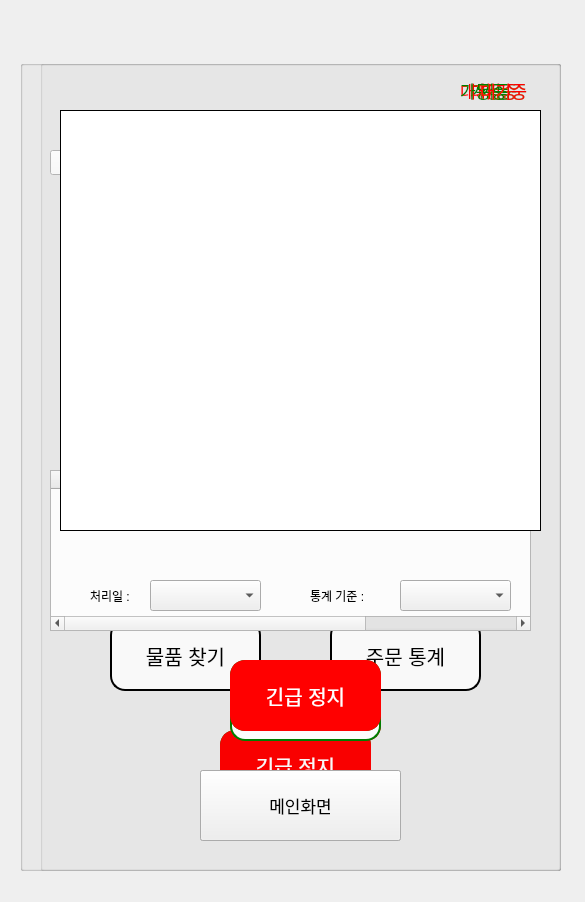
<?xml version="1.0" encoding="UTF-8"?>
<ui version="4.0">
 <class>Dialog</class>
 <widget class="QDialog" name="Dialog">
  <property name="geometry">
   <rect>
    <x>0</x>
    <y>0</y>
    <width>585</width>
    <height>902</height>
   </rect>
  </property>
  <property name="windowTitle">
   <string>Dialog</string>
  </property>
  <property name="styleSheet">
   <string notr="true"/>
  </property>
  <widget class="QGroupBox" name="group1">
   <property name="geometry">
    <rect>
     <x>20</x>
     <y>60</y>
     <width>541</width>
     <height>811</height>
    </rect>
   </property>
   <property name="styleSheet">
    <string notr="true"/>
   </property>
   <property name="title">
    <string/>
   </property>
   <widget class="QPushButton" name="pushStat">
    <property name="geometry">
     <rect>
      <x>310</x>
      <y>560</y>
      <width>151</width>
      <height>71</height>
     </rect>
    </property>
    <property name="font">
     <font>
      <pointsize>15</pointsize>
     </font>
    </property>
    <property name="styleSheet">
     <string notr="true">QWidget{border-radius : 15px; background-color : white; border : 2px solid black; color : black;}
QWidget:hover{background-color : rgb(200, 200, 200);}
QWidget:pressed{background-color:rgb(50, 50, 50);}</string>
    </property>
    <property name="text">
     <string>주문 통계</string>
    </property>
   </widget>
   <widget class="QPushButton" name="pushStart">
    <property name="geometry">
     <rect>
      <x>200</x>
      <y>670</y>
      <width>151</width>
      <height>71</height>
     </rect>
    </property>
    <property name="font">
     <font>
      <pointsize>15</pointsize>
     </font>
    </property>
    <property name="styleSheet">
     <string notr="true">QWidget{border-radius : 15px; background-color : white; border : 2px solid green; color : green;}
QWidget:hover{background-color: rgb(151, 206, 132);}
QWidget:pressed{background-color : rgb(0, 100, 0);}</string>
    </property>
    <property name="text">
     <string>가동</string>
    </property>
   </widget>
   <widget class="QPushButton" name="pushSearch">
    <property name="geometry">
     <rect>
      <x>90</x>
      <y>560</y>
      <width>151</width>
      <height>71</height>
     </rect>
    </property>
    <property name="font">
     <font>
      <pointsize>15</pointsize>
     </font>
    </property>
    <property name="styleSheet">
     <string notr="true">QWidget{border-radius : 15px; background-color : white; border : 2px solid black; color : black;}
QWidget:hover{background-color : rgb(200, 200, 200);}
QWidget:pressed{background-color:rgb(50, 50, 50);}</string>
    </property>
    <property name="text">
     <string>물품 찾기</string>
    </property>
   </widget>
   <widget class="QPushButton" name="pushStop">
    <property name="geometry">
     <rect>
      <x>200</x>
      <y>670</y>
      <width>151</width>
      <height>71</height>
     </rect>
    </property>
    <property name="font">
     <font>
      <pointsize>15</pointsize>
     </font>
    </property>
    <property name="styleSheet">
     <string notr="true">QWidget{border-radius : 15px; background-color : red; border : 2px solid red; color : white;}
QWidget:hover{background-color: rgb(240, 141, 141);}
QWidget:pressed{background-color: rgb(164, 7, 7);}</string>
    </property>
    <property name="text">
     <string>긴급 정지</string>
    </property>
   </widget>
   <widget class="QLabel" name="labelOn">
    <property name="geometry">
     <rect>
      <x>450</x>
      <y>20</y>
      <width>51</width>
      <height>20</height>
     </rect>
    </property>
    <property name="font">
     <font>
      <pointsize>13</pointsize>
     </font>
    </property>
    <property name="styleSheet">
     <string notr="true">color : green;</string>
    </property>
    <property name="text">
     <string>가동중</string>
    </property>
   </widget>
   <widget class="QLabel" name="labelOff">
    <property name="geometry">
     <rect>
      <x>450</x>
      <y>20</y>
      <width>51</width>
      <height>20</height>
     </rect>
    </property>
    <property name="font">
     <font>
      <pointsize>13</pointsize>
     </font>
    </property>
    <property name="styleSheet">
     <string notr="true">color : red;</string>
    </property>
    <property name="text">
     <string>대기중</string>
    </property>
   </widget>
   <widget class="QLabel" name="label_2">
    <property name="geometry">
     <rect>
      <x>360</x>
      <y>130</y>
      <width>91</width>
      <height>61</height>
     </rect>
    </property>
    <property name="font">
     <font>
      <family>Vemana2000</family>
      <pointsize>30</pointsize>
      <weight>75</weight>
      <italic>true</italic>
      <bold>true</bold>
     </font>
    </property>
    <property name="styleSheet">
     <string notr="true">color: rgb(9, 18, 106);</string>
    </property>
    <property name="text">
     <string>가산</string>
    </property>
   </widget>
   <widget class="QLabel" name="label_3">
    <property name="geometry">
     <rect>
      <x>60</x>
      <y>50</y>
      <width>211</width>
      <height>281</height>
     </rect>
    </property>
    <property name="text">
     <string/>
    </property>
    <property name="textFormat">
     <enum>Qt::PlainText</enum>
    </property>
    <property name="pixmap">
     <pixmap resource="../data/resources.qrc">:/icon/mail.png</pixmap>
    </property>
    <property name="scaledContents">
     <bool>true</bool>
    </property>
   </widget>
   <widget class="QLabel" name="label_4">
    <property name="geometry">
     <rect>
      <x>360</x>
      <y>180</y>
      <width>101</width>
      <height>81</height>
     </rect>
    </property>
    <property name="font">
     <font>
      <family>Vemana2000</family>
      <pointsize>30</pointsize>
      <weight>75</weight>
      <italic>true</italic>
      <bold>true</bold>
     </font>
    </property>
    <property name="styleSheet">
     <string notr="true">color: rgb(9, 18, 106);</string>
    </property>
    <property name="text">
     <string>HUB</string>
    </property>
   </widget>
   <widget class="QLabel" name="labelhub1">
    <property name="geometry">
     <rect>
      <x>100</x>
      <y>380</y>
      <width>71</width>
      <height>71</height>
     </rect>
    </property>
    <property name="font">
     <font>
      <pointsize>14</pointsize>
     </font>
    </property>
    <property name="styleSheet">
     <string notr="true">border-radius : 30px; background-color : white;</string>
    </property>
    <property name="frameShape">
     <enum>QFrame::StyledPanel</enum>
    </property>
    <property name="text">
     <string>Hub 1</string>
    </property>
    <property name="alignment">
     <set>Qt::AlignCenter</set>
    </property>
   </widget>
   <widget class="QLabel" name="labelhub11">
    <property name="geometry">
     <rect>
      <x>90</x>
      <y>470</y>
      <width>91</width>
      <height>31</height>
     </rect>
    </property>
    <property name="font">
     <font>
      <pointsize>13</pointsize>
     </font>
    </property>
    <property name="frameShape">
     <enum>QFrame::NoFrame</enum>
    </property>
    <property name="text">
     <string/>
    </property>
    <property name="alignment">
     <set>Qt::AlignCenter</set>
    </property>
   </widget>
   <widget class="QLabel" name="labelhub2">
    <property name="geometry">
     <rect>
      <x>250</x>
      <y>380</y>
      <width>71</width>
      <height>71</height>
     </rect>
    </property>
    <property name="font">
     <font>
      <pointsize>14</pointsize>
     </font>
    </property>
    <property name="styleSheet">
     <string notr="true">border-radius : 30px; background-color : white; </string>
    </property>
    <property name="frameShape">
     <enum>QFrame::StyledPanel</enum>
    </property>
    <property name="text">
     <string>Hub 2</string>
    </property>
    <property name="alignment">
     <set>Qt::AlignCenter</set>
    </property>
   </widget>
   <widget class="QLabel" name="labelhub3">
    <property name="geometry">
     <rect>
      <x>400</x>
      <y>380</y>
      <width>71</width>
      <height>71</height>
     </rect>
    </property>
    <property name="font">
     <font>
      <pointsize>14</pointsize>
     </font>
    </property>
    <property name="styleSheet">
     <string notr="true">border-radius : 30px; background-color : white; </string>
    </property>
    <property name="frameShape">
     <enum>QFrame::StyledPanel</enum>
    </property>
    <property name="text">
     <string>Hub 3</string>
    </property>
    <property name="alignment">
     <set>Qt::AlignCenter</set>
    </property>
   </widget>
   <widget class="QLabel" name="labelhub22">
    <property name="geometry">
     <rect>
      <x>240</x>
      <y>470</y>
      <width>91</width>
      <height>31</height>
     </rect>
    </property>
    <property name="font">
     <font>
      <pointsize>13</pointsize>
     </font>
    </property>
    <property name="frameShape">
     <enum>QFrame::NoFrame</enum>
    </property>
    <property name="text">
     <string/>
    </property>
    <property name="alignment">
     <set>Qt::AlignCenter</set>
    </property>
   </widget>
   <widget class="QLabel" name="labelhub33">
    <property name="geometry">
     <rect>
      <x>390</x>
      <y>470</y>
      <width>91</width>
      <height>31</height>
     </rect>
    </property>
    <property name="font">
     <font>
      <pointsize>13</pointsize>
     </font>
    </property>
    <property name="frameShape">
     <enum>QFrame::NoFrame</enum>
    </property>
    <property name="text">
     <string/>
    </property>
    <property name="alignment">
     <set>Qt::AlignCenter</set>
    </property>
   </widget>
   <widget class="QLabel" name="label_5">
    <property name="geometry">
     <rect>
      <x>310</x>
      <y>296</y>
      <width>71</width>
      <height>31</height>
     </rect>
    </property>
    <property name="font">
     <font>
      <pointsize>14</pointsize>
     </font>
    </property>
    <property name="text">
     <string>분류 중 : </string>
    </property>
   </widget>
   <widget class="QLabel" name="label_6">
    <property name="geometry">
     <rect>
      <x>390</x>
      <y>296</y>
      <width>111</width>
      <height>31</height>
     </rect>
    </property>
    <property name="font">
     <font>
      <pointsize>14</pointsize>
     </font>
    </property>
    <property name="text">
     <string/>
    </property>
   </widget>
  </widget>
  <widget class="QGroupBox" name="group2">
   <property name="geometry">
    <rect>
     <x>20</x>
     <y>60</y>
     <width>541</width>
     <height>811</height>
    </rect>
   </property>
   <property name="styleSheet">
    <string notr="true"/>
   </property>
   <property name="title">
    <string/>
   </property>
   <widget class="QPushButton" name="pushSearch2">
    <property name="geometry">
     <rect>
      <x>100</x>
      <y>300</y>
      <width>311</width>
      <height>91</height>
     </rect>
    </property>
    <property name="font">
     <font>
      <pointsize>15</pointsize>
     </font>
    </property>
    <property name="styleSheet">
     <string notr="true">QWidget{border-radius :35px; border : 1px solid black; background-color : white; }
QWidget:hover{background-color : rgb(200, 200, 200);}
QWidget:pressed{background-color:rgb(50, 50, 50);}</string>
    </property>
    <property name="text">
     <string>SEARCH</string>
    </property>
   </widget>
   <widget class="QTableWidget" name="tableWidget">
    <property name="geometry">
     <rect>
      <x>30</x>
      <y>410</y>
      <width>481</width>
      <height>161</height>
     </rect>
    </property>
    <column>
     <property name="text">
      <string>size</string>
     </property>
    </column>
    <column>
     <property name="text">
      <string>hub</string>
     </property>
    </column>
    <column>
     <property name="text">
      <string>state</string>
     </property>
    </column>
    <column>
     <property name="text">
      <string>treatment</string>
     </property>
    </column>
    <column>
     <property name="text">
      <string>start_time</string>
     </property>
    </column>
    <column>
     <property name="text">
      <string>end_time</string>
     </property>
    </column>
   </widget>
   <widget class="QComboBox" name="cbSize">
    <property name="geometry">
     <rect>
      <x>110</x>
      <y>180</y>
      <width>131</width>
      <height>31</height>
     </rect>
    </property>
   </widget>
   <widget class="QComboBox" name="cbHub">
    <property name="geometry">
     <rect>
      <x>350</x>
      <y>180</y>
      <width>131</width>
      <height>31</height>
     </rect>
    </property>
   </widget>
   <widget class="QDateTimeEdit" name="editStart">
    <property name="geometry">
     <rect>
      <x>140</x>
      <y>90</y>
      <width>161</width>
      <height>31</height>
     </rect>
    </property>
    <property name="date">
     <date>
      <year>2024</year>
      <month>3</month>
      <day>7</day>
     </date>
    </property>
    <property name="displayFormat">
     <string>yyyy-MM-dd hh:mm:ss</string>
    </property>
   </widget>
   <widget class="QDateTimeEdit" name="editEnd">
    <property name="geometry">
     <rect>
      <x>350</x>
      <y>90</y>
      <width>161</width>
      <height>31</height>
     </rect>
    </property>
    <property name="dateTime">
     <datetime>
      <hour>23</hour>
      <minute>59</minute>
      <second>59</second>
      <year>2024</year>
      <month>3</month>
      <day>13</day>
     </datetime>
    </property>
    <property name="date">
     <date>
      <year>2024</year>
      <month>3</month>
      <day>13</day>
     </date>
    </property>
    <property name="time">
     <time>
      <hour>23</hour>
      <minute>59</minute>
      <second>59</second>
     </time>
    </property>
    <property name="displayFormat">
     <string>yyyy-MM-dd hh:mm:ss</string>
    </property>
   </widget>
   <widget class="QPushButton" name="pushStop2">
    <property name="geometry">
     <rect>
      <x>210</x>
      <y>610</y>
      <width>151</width>
      <height>71</height>
     </rect>
    </property>
    <property name="font">
     <font>
      <pointsize>15</pointsize>
     </font>
    </property>
    <property name="styleSheet">
     <string notr="true">QWidget{border-radius : 15px; background-color : red; border : 2px solid red; color : white;}
QWidget:hover{background-color: rgb(240, 141, 141);}
QWidget:pressed{background-color: rgb(164, 7, 7);}</string>
    </property>
    <property name="text">
     <string>긴급 정지</string>
    </property>
   </widget>
   <widget class="QPushButton" name="pushStart2">
    <property name="geometry">
     <rect>
      <x>210</x>
      <y>610</y>
      <width>151</width>
      <height>71</height>
     </rect>
    </property>
    <property name="font">
     <font>
      <pointsize>15</pointsize>
     </font>
    </property>
    <property name="styleSheet">
     <string notr="true">QWidget{border-radius : 15px; background-color : white; border : 2px solid green; color : green;}
QWidget:hover{background-color: rgb(151, 206, 132);}
QWidget:pressed{background-color : rgb(0, 100, 0);}</string>
    </property>
    <property name="text">
     <string>가동</string>
    </property>
   </widget>
   <widget class="QPushButton" name="pushMain">
    <property name="geometry">
     <rect>
      <x>180</x>
      <y>710</y>
      <width>201</width>
      <height>71</height>
     </rect>
    </property>
    <property name="font">
     <font>
      <pointsize>13</pointsize>
     </font>
    </property>
    <property name="text">
     <string>메인화면</string>
    </property>
   </widget>
   <widget class="QLabel" name="labelOff2">
    <property name="geometry">
     <rect>
      <x>440</x>
      <y>20</y>
      <width>51</width>
      <height>20</height>
     </rect>
    </property>
    <property name="font">
     <font>
      <pointsize>13</pointsize>
     </font>
    </property>
    <property name="styleSheet">
     <string notr="true">color : red;</string>
    </property>
    <property name="text">
     <string>대기중</string>
    </property>
   </widget>
   <widget class="QLabel" name="labelOn2">
    <property name="geometry">
     <rect>
      <x>440</x>
      <y>20</y>
      <width>51</width>
      <height>20</height>
     </rect>
    </property>
    <property name="font">
     <font>
      <pointsize>13</pointsize>
     </font>
    </property>
    <property name="styleSheet">
     <string notr="true">color : green;</string>
    </property>
    <property name="text">
     <string>가동중</string>
    </property>
   </widget>
   <widget class="QLabel" name="label3">
    <property name="geometry">
     <rect>
      <x>60</x>
      <y>180</y>
      <width>41</width>
      <height>31</height>
     </rect>
    </property>
    <property name="text">
     <string>크기 : </string>
    </property>
   </widget>
   <widget class="QLabel" name="label4">
    <property name="geometry">
     <rect>
      <x>300</x>
      <y>180</y>
      <width>41</width>
      <height>31</height>
     </rect>
    </property>
    <property name="text">
     <string>허브 : </string>
    </property>
   </widget>
   <widget class="QComboBox" name="cbState">
    <property name="geometry">
     <rect>
      <x>110</x>
      <y>230</y>
      <width>131</width>
      <height>31</height>
     </rect>
    </property>
   </widget>
   <widget class="QComboBox" name="cbCategory">
    <property name="geometry">
     <rect>
      <x>350</x>
      <y>230</y>
      <width>131</width>
      <height>31</height>
     </rect>
    </property>
   </widget>
   <widget class="QLabel" name="label5">
    <property name="geometry">
     <rect>
      <x>60</x>
      <y>230</y>
      <width>41</width>
      <height>31</height>
     </rect>
    </property>
    <property name="text">
     <string>상태 : </string>
    </property>
   </widget>
   <widget class="QLabel" name="label6">
    <property name="geometry">
     <rect>
      <x>300</x>
      <y>230</y>
      <width>41</width>
      <height>31</height>
     </rect>
    </property>
    <property name="text">
     <string>취급 :</string>
    </property>
   </widget>
   <widget class="QComboBox" name="cbChecktime">
    <property name="geometry">
     <rect>
      <x>30</x>
      <y>90</y>
      <width>86</width>
      <height>25</height>
     </rect>
    </property>
    <property name="styleSheet">
     <string notr="true">background-color: rgb(255, 255, 255);</string>
    </property>
   </widget>
   <widget class="QLabel" name="label">
    <property name="geometry">
     <rect>
      <x>320</x>
      <y>90</y>
      <width>20</width>
      <height>31</height>
     </rect>
    </property>
    <property name="text">
     <string>~</string>
    </property>
   </widget>
   <widget class="QPushButton" name="pushReset">
    <property name="geometry">
     <rect>
      <x>430</x>
      <y>374</y>
      <width>71</width>
      <height>31</height>
     </rect>
    </property>
    <property name="text">
     <string>Reset</string>
    </property>
   </widget>
  </widget>
  <widget class="QGroupBox" name="group3">
   <property name="geometry">
    <rect>
     <x>40</x>
     <y>60</y>
     <width>521</width>
     <height>811</height>
    </rect>
   </property>
   <property name="title">
    <string/>
   </property>
   <widget class="QPushButton" name="pushStart3">
    <property name="geometry">
     <rect>
      <x>190</x>
      <y>600</y>
      <width>151</width>
      <height>71</height>
     </rect>
    </property>
    <property name="font">
     <font>
      <pointsize>15</pointsize>
     </font>
    </property>
    <property name="styleSheet">
     <string notr="true">QWidget{border-radius : 15px; background-color : white; border : 2px solid green; color : green;}
QWidget:hover{background-color: rgb(151, 206, 132);}
QWidget:pressed{background-color : rgb(0, 100, 0);}</string>
    </property>
    <property name="text">
     <string>가동</string>
    </property>
   </widget>
   <widget class="QPushButton" name="pushStop3">
    <property name="geometry">
     <rect>
      <x>190</x>
      <y>600</y>
      <width>151</width>
      <height>71</height>
     </rect>
    </property>
    <property name="font">
     <font>
      <pointsize>15</pointsize>
     </font>
    </property>
    <property name="styleSheet">
     <string notr="true">QWidget{border-radius : 15px; background-color : red; border : 2px solid red; color : white;}
QWidget:hover{background-color: rgb(240, 141, 141);}
QWidget:pressed{background-color: rgb(164, 7, 7);}</string>
    </property>
    <property name="text">
     <string>긴급 정지</string>
    </property>
   </widget>
   <widget class="QPushButton" name="pushMain2">
    <property name="geometry">
     <rect>
      <x>160</x>
      <y>710</y>
      <width>201</width>
      <height>71</height>
     </rect>
    </property>
    <property name="font">
     <font>
      <pointsize>13</pointsize>
     </font>
    </property>
    <property name="text">
     <string>메인화면</string>
    </property>
   </widget>
   <widget class="QComboBox" name="cbList">
    <property name="geometry">
     <rect>
      <x>360</x>
      <y>520</y>
      <width>111</width>
      <height>31</height>
     </rect>
    </property>
   </widget>
   <widget class="QLabel" name="Graphlabel">
    <property name="geometry">
     <rect>
      <x>20</x>
      <y>50</y>
      <width>481</width>
      <height>421</height>
     </rect>
    </property>
    <property name="styleSheet">
     <string notr="true">background-color: rgb(255, 255, 255);</string>
    </property>
    <property name="frameShape">
     <enum>QFrame::Panel</enum>
    </property>
    <property name="text">
     <string/>
    </property>
   </widget>
   <widget class="QLabel" name="labelOn3">
    <property name="geometry">
     <rect>
      <x>440</x>
      <y>20</y>
      <width>51</width>
      <height>20</height>
     </rect>
    </property>
    <property name="font">
     <font>
      <pointsize>13</pointsize>
     </font>
    </property>
    <property name="styleSheet">
     <string notr="true">color : green;</string>
    </property>
    <property name="text">
     <string>가동중</string>
    </property>
   </widget>
   <widget class="QLabel" name="labelOff3">
    <property name="geometry">
     <rect>
      <x>440</x>
      <y>20</y>
      <width>51</width>
      <height>20</height>
     </rect>
    </property>
    <property name="font">
     <font>
      <pointsize>13</pointsize>
     </font>
    </property>
    <property name="styleSheet">
     <string notr="true">color : red;</string>
    </property>
    <property name="text">
     <string>대기중</string>
    </property>
   </widget>
   <widget class="QLabel" name="label8">
    <property name="geometry">
     <rect>
      <x>270</x>
      <y>520</y>
      <width>71</width>
      <height>31</height>
     </rect>
    </property>
    <property name="text">
     <string>통계 기준 : </string>
    </property>
   </widget>
   <widget class="QLabel" name="label7">
    <property name="geometry">
     <rect>
      <x>50</x>
      <y>520</y>
      <width>51</width>
      <height>31</height>
     </rect>
    </property>
    <property name="text">
     <string>처리일 : </string>
    </property>
   </widget>
   <widget class="QComboBox" name="cbDay">
    <property name="geometry">
     <rect>
      <x>110</x>
      <y>520</y>
      <width>111</width>
      <height>31</height>
     </rect>
    </property>
   </widget>
  </widget>
 </widget>
 <resources>
  <include location="../data/resources.qrc"/>
 </resources>
 <connections/>
</ui>
